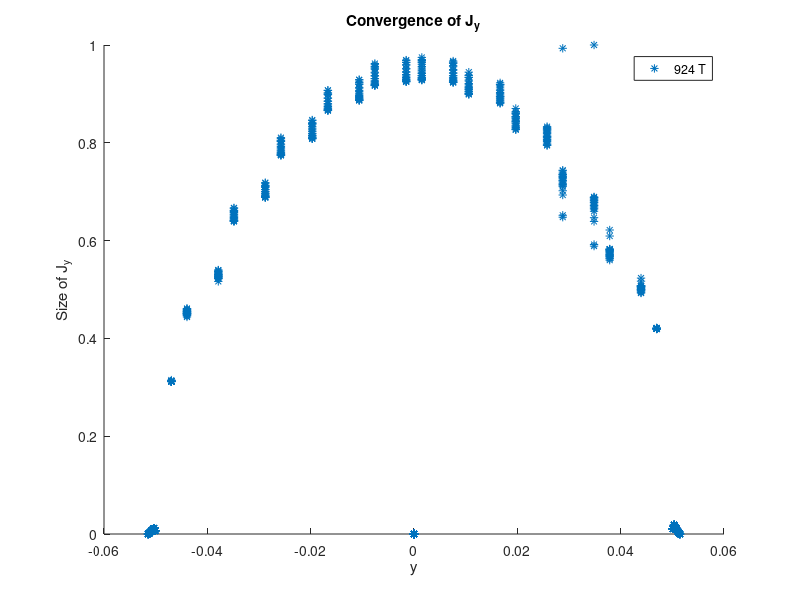
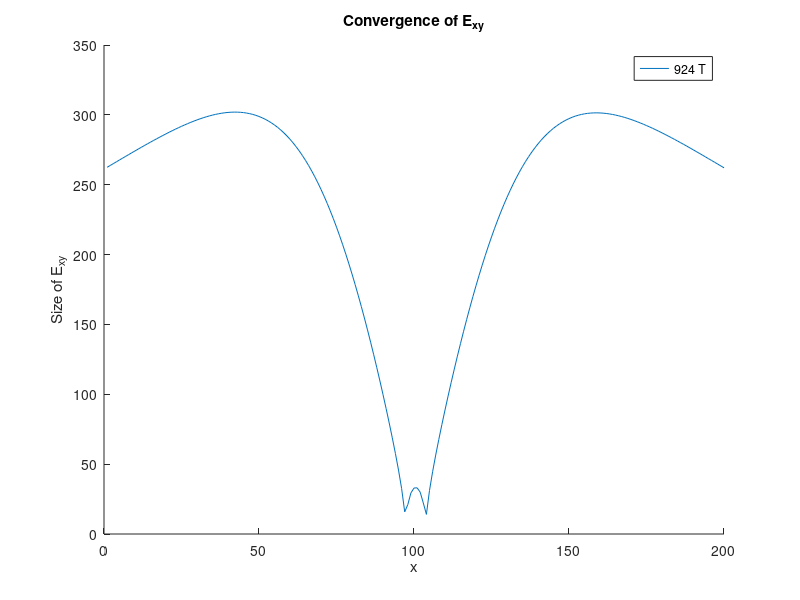
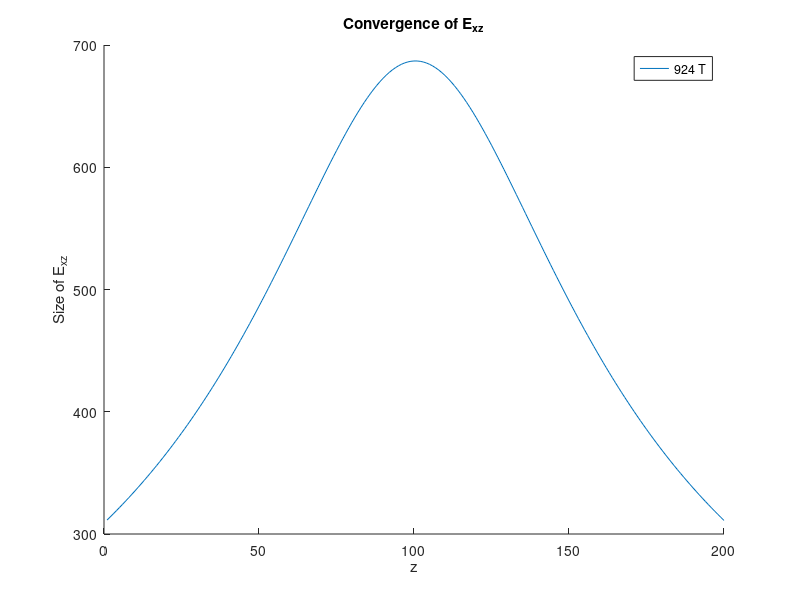
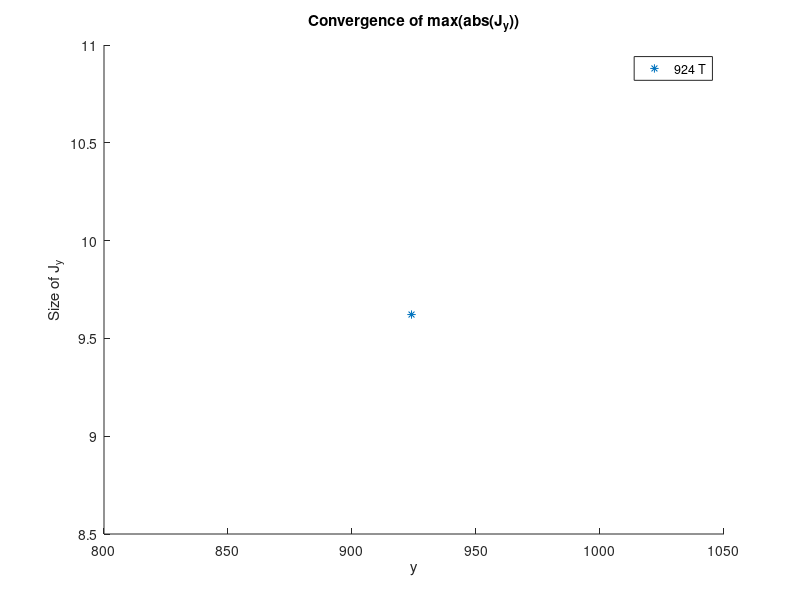

Recreate these plots in MATLAB, in order.
P264=0;
P580=0;
P722=0;
P744=0;
P904=0;
P924=1;
P1060=0;
P1104=0;
P1458 =0;
P1680 =0;
P1922 =0;
P2312 =0;
P2888 =0;
P3528 =0;

close all
%% First batch
% load('ConvSlow.mat')
% load('ConvSlowSub.mat')
% load('ConvFast.mat')
% load('ConvFastSub.mat')
%% Wave/Dipole initiatl batch
% load('ConvSlowSubWave.mat')
%% Test batch
% load('ConvFastHalfTestWave.mat')
% load('ConvFastHalfTestDipole.mat')
% load('ConvFastSubHalfTestWave.mat')
% load('ConvFastSubHalfTestDipole.mat')
load('ConvSlowHalfTestWave.mat')
% load('ConvSlowHalfTestDipole.mat')
% load('ConvSlowSubHalfTestWave.mat')
% load('ConvSlowSubHalfTestDi.mat')

% load('ConvSlowAspecWave.mat')


figure(1)
title('Convergence of J_y')
xlabel('y')
ylabel('Size of J_y')
PlottetLabels = {};
hold on

figure(2)
title('Convergence of E_{xy}')
xlabel('x')
ylabel('Size of E_{xy}')
hold on

figure(3)
title('Convergence of E_{xz}')
xlabel('z')
ylabel('Size of E_{xz}')
hold on

figure(4)
title('Convergence of max(abs(J_y))')
xlabel('y')
ylabel('Size of J_{y}')
hold on

if P264
    figure(1)
    plot(center(:,2),abs(J(:,2)),'*')
    figure(4)
    Jm = max(abs(J(:,2)));
    plot(264,abs(Jm),'*')
    figure(2)
    plot(abs(ExyCrossX(:,1)))
    figure(3)
    plot(abs(ExzCrossZ(:,1)))
    PlottetLabels = [PlottetLabels, '264 T'];
end
if P580
    figure(1)
    plot(center(:,5),abs(J(:,5)),'*')
    figure(4)
    [Jm, Ji] = max(abs(J(:,5)));
    plot(580,abs(Jm),'*')
    figure(2)
    plot(abs(ExyCrossX(:,2)))
    figure(3)
    plot(abs(ExzCrossZ(:,2)))
    PlottetLabels = [PlottetLabels, '580 T'];
end
if P722
    figure(1)
    plot(center(:,8),abs(J(:,8)),'*')
    figure(4)
    [Jm, Ji] = max(abs(J(:,8)));
    plot(722,abs(Jm),'*')
    figure(2)
    plot(abs(ExyCrossX(:,3)))
    figure(3)
    plot(abs(ExzCrossZ(:,3)))
    PlottetLabels = [PlottetLabels, '722 T' ];
end
if P744
    figure(1)
    plot(center(:,11),abs(J(:,11)),'*')
    
    figure(4)
    [Jm, Ji] = max(abs(J(:,11)));
    plot(744,abs(Jm),'*')
    figure(2)
    plot(abs(ExyCrossX(:,4)))
    figure(3)
    plot(abs(ExzCrossZ(:,4)))
    PlottetLabels = [PlottetLabels, '744 T' ];
end
if P904
    figure(1)
    plot(center(:,14),abs(J(:,14)),'*')
    
    figure(4)
    [Jm, Ji] = max(abs(J(:,14)));
    plot(904,abs(Jm),'*')
    figure(2)
    plot(abs(ExyCrossX(:,5)))
    figure(3)
    plot(abs(ExzCrossZ(:,5)))
    PlottetLabels = [PlottetLabels, '904 T'];
end
if P924
    figure(1)
    plot(center(:,17),abs(J(:,17))/max(abs(J(:,17))),'*')
    
    figure(4)
    [Jm, Ji] = max(abs(J(:,17)));
    plot(924,abs(Jm),'*')
    figure(2)
    plot(abs(ExyCrossX(:,5)))
    figure(3)
    plot(abs(ExzCrossZ(:,5)))
    PlottetLabels = [PlottetLabels, '924 T'];
end
if P1060
    figure(1)
    plot(center(:,20),abs(J(:,20)),'*')
    
    figure(4)
    [Jm, Ji] = max(abs(J(:,20)));
    plot(1060,abs(Jm),'*')
    figure(2)
    plot(abs(ExyCrossX(:,6)))
    figure(3)
    plot(abs(ExzCrossZ(:,6)))
    PlottetLabels = [PlottetLabels, '1060 T'];
end
if P1104
    figure(1)
    plot(center(:,23),abs(J(:,23)),'*')
    
    figure(4)
    [Jm, Ji] = max(abs(J(:,23)));
    plot(1104,abs(Jm),'*')
    figure(2)
    plot(abs(ExyCrossX(:,6)))
    figure(3)
    plot(abs(ExzCrossZ(:,6)))
    PlottetLabels = [PlottetLabels, '1104 T'];
end
if P1458
    figure(1)
    plot(center(:,26),abs(J(:,26)),'*')
    figure(4)
    [Jm, Ji] = max(abs(J(:,26)));
    plot(1458,abs(Jm),'*')
    
    figure(2)
    plot(abs(ExyCrossX(:,6)))
    figure(3)
    plot(abs(ExzCrossZ(:,6)))
    PlottetLabels = [PlottetLabels, '1458 T'];
end
if P1680
    figure(1)
    plot(center(:,29),abs(J(:,29)),'*')
    figure(4)
    [Jm, Ji] = max(abs(J(:,29)));
    plot(1680,abs(Jm),'*')
    
    figure(2)
    plot(abs(ExyCrossX(:,6)))
    figure(3)
    plot(abs(ExzCrossZ(:,6)))
    PlottetLabels = [PlottetLabels, '1680 T'];
end
if P1922
    figure(1)
    plot(center(:,32),abs(J(:,32)),'*')
    figure(4)
    [Jm, Ji] = max(abs(J(:,32)));
    plot(1922,abs(Jm),'*')
    
    figure(2)
    plot(abs(ExyCrossX(:,6)))
    figure(3)
    plot(abs(ExzCrossZ(:,6)))
    PlottetLabels = [PlottetLabels, '1922 T'];
end
if P2312
    figure(1)
    plot(center(:,35),abs(J(:,35)),'*')
    
    figure(4)
    [Jm, Ji] = max(abs(J(:,35)));
    plot(2312,abs(Jm),'*')
    
    figure(2)
    plot(abs(ExyCrossX(:,6)))
    figure(3)
    plot(abs(ExzCrossZ(:,6)))
    PlottetLabels = [PlottetLabels, '2312 T'];
end
if P2888
    figure(1)
    plot(center(:,38),abs(J(:,38)),'*')
    figure(4)
    [Jm, Ji] = max(abs(J(:,38)));
    plot(2888,abs(Jm),'*')
    
    figure(2)
    plot(abs(ExyCrossX(:,6)))
    figure(3)
    plot(abs(ExzCrossZ(:,6)))
    PlottetLabels = [PlottetLabels, '2888 T'];
end
if P3528
    figure(1)
    plot(center(:,41),abs(J(:,41)),'*')
    
    figure(4)
    [Jm, Ji] = max(abs(J(:,41)));
    plot(3528,abs(Jm),'*')
    
    figure(2)
    plot(abs(ExyCrossX(:,6)))
    figure(3)
    plot(abs(ExzCrossZ(:,6)))
    PlottetLabels = [PlottetLabels, '3528 T'];
end

figure(1)
legend(PlottetLabels)
figure(2)
legend(PlottetLabels)
figure(3)
legend(PlottetLabels)
figure(4)
legend(PlottetLabels)
